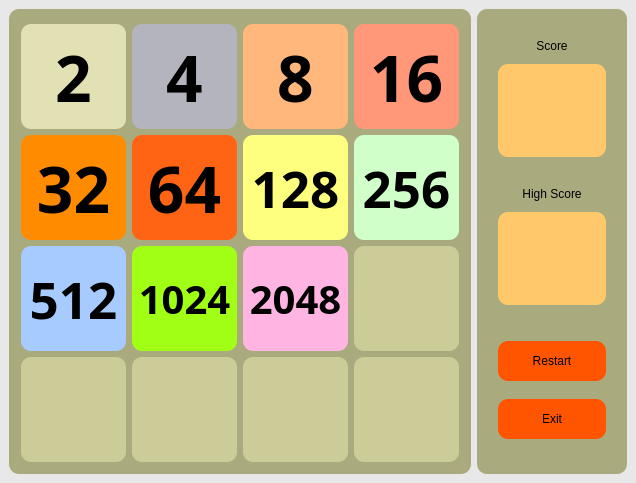
<?xml version="1.0" encoding="UTF-8"?>
<ui version="4.0">
 <class>MainWindow</class>
 <widget class="QMainWindow" name="MainWindow">
  <property name="geometry">
   <rect>
    <x>0</x>
    <y>0</y>
    <width>634</width>
    <height>473</height>
   </rect>
  </property>
  <property name="windowTitle">
   <string>Game 2048</string>
  </property>
  <property name="styleSheet">
   <string notr="true">background-color: rgb(232, 232, 232);</string>
  </property>
  <widget class="QWidget" name="centralwidget">
   <layout class="QHBoxLayout" name="horizontalLayout">
    <item>
     <widget class="QGroupBox" name="groupBox">
      <property name="styleSheet">
       <string notr="true">background-color: rgb(170, 170, 127);
border-radius: 10px;</string>
      </property>
      <property name="title">
       <string/>
      </property>
      <layout class="QGridLayout" name="gridLayout">
       <item row="1" column="0">
        <widget class="QLabel" name="a10">
         <property name="minimumSize">
          <size>
           <width>105</width>
           <height>105</height>
          </size>
         </property>
         <property name="font">
          <font>
           <family>ISOCPEUR</family>
           <pointsize>48</pointsize>
           <weight>75</weight>
           <italic>false</italic>
           <bold>true</bold>
          </font>
         </property>
         <property name="styleSheet">
          <string notr="true">border-radius: 10px;
background-color: rgb(255, 140, 0);
font: 48pt &quot;ISOCPEUR&quot;;
font-weight: 600;</string>
         </property>
         <property name="text">
          <string>32</string>
         </property>
         <property name="alignment">
          <set>Qt::AlignCenter</set>
         </property>
        </widget>
       </item>
       <item row="2" column="2">
        <widget class="QLabel" name="a22">
         <property name="minimumSize">
          <size>
           <width>105</width>
           <height>105</height>
          </size>
         </property>
         <property name="font">
          <font>
           <family>ISOCPEUR</family>
           <pointsize>30</pointsize>
           <weight>75</weight>
           <italic>false</italic>
           <bold>true</bold>
          </font>
         </property>
         <property name="styleSheet">
          <string notr="true">border-radius: 10px;
background-color: rgb(255, 180, 225);
font: 30pt &quot;ISOCPEUR&quot;;
font-weight: 600;</string>
         </property>
         <property name="text">
          <string>2048</string>
         </property>
         <property name="alignment">
          <set>Qt::AlignCenter</set>
         </property>
        </widget>
       </item>
       <item row="0" column="3">
        <widget class="QLabel" name="a03">
         <property name="minimumSize">
          <size>
           <width>105</width>
           <height>105</height>
          </size>
         </property>
         <property name="font">
          <font>
           <family>ISOCPEUR</family>
           <pointsize>48</pointsize>
           <weight>75</weight>
           <italic>false</italic>
           <bold>true</bold>
          </font>
         </property>
         <property name="styleSheet">
          <string notr="true">border-radius: 10px;
background-color: rgb(255, 151, 120);
font: 48pt &quot;ISOCPEUR&quot;;
font-weight: 600;</string>
         </property>
         <property name="text">
          <string>16</string>
         </property>
         <property name="alignment">
          <set>Qt::AlignCenter</set>
         </property>
        </widget>
       </item>
       <item row="0" column="0">
        <widget class="QLabel" name="a00">
         <property name="minimumSize">
          <size>
           <width>105</width>
           <height>105</height>
          </size>
         </property>
         <property name="font">
          <font>
           <family>ISOCPEUR</family>
           <pointsize>48</pointsize>
           <weight>75</weight>
           <italic>false</italic>
           <bold>true</bold>
          </font>
         </property>
         <property name="styleSheet">
          <string notr="true">border-radius: 10px;
background-color: rgb(225, 225, 180);
font: 48pt &quot;ISOCPEUR&quot;;
font-weight: 600;</string>
         </property>
         <property name="text">
          <string>2</string>
         </property>
         <property name="alignment">
          <set>Qt::AlignCenter</set>
         </property>
        </widget>
       </item>
       <item row="0" column="2">
        <widget class="QLabel" name="a02">
         <property name="minimumSize">
          <size>
           <width>105</width>
           <height>105</height>
          </size>
         </property>
         <property name="font">
          <font>
           <family>ISOCPEUR</family>
           <pointsize>48</pointsize>
           <weight>75</weight>
           <italic>false</italic>
           <bold>true</bold>
          </font>
         </property>
         <property name="styleSheet">
          <string notr="true">border-radius: 10px;
background-color:rgb(255, 183, 124);
font: 48pt &quot;ISOCPEUR&quot;;
font-weight: 600;
</string>
         </property>
         <property name="text">
          <string>8</string>
         </property>
         <property name="alignment">
          <set>Qt::AlignCenter</set>
         </property>
        </widget>
       </item>
       <item row="3" column="1">
        <widget class="QLabel" name="a31">
         <property name="minimumSize">
          <size>
           <width>105</width>
           <height>105</height>
          </size>
         </property>
         <property name="font">
          <font>
           <family>ISOCPEUR</family>
           <pointsize>48</pointsize>
           <weight>75</weight>
           <bold>true</bold>
          </font>
         </property>
         <property name="styleSheet">
          <string notr="true">border-radius: 10px;
background-color: rgb(204, 204, 153);</string>
         </property>
         <property name="text">
          <string/>
         </property>
         <property name="alignment">
          <set>Qt::AlignCenter</set>
         </property>
        </widget>
       </item>
       <item row="1" column="3">
        <widget class="QLabel" name="a13">
         <property name="minimumSize">
          <size>
           <width>105</width>
           <height>105</height>
          </size>
         </property>
         <property name="font">
          <font>
           <family>ISOCPEUR</family>
           <pointsize>38</pointsize>
           <weight>75</weight>
           <italic>false</italic>
           <bold>true</bold>
          </font>
         </property>
         <property name="styleSheet">
          <string notr="true">border-radius: 10px;
background-color:rgb(208, 255, 201);
font: 38pt &quot;ISOCPEUR&quot;;
font-weight: 600;</string>
         </property>
         <property name="text">
          <string>256</string>
         </property>
         <property name="alignment">
          <set>Qt::AlignCenter</set>
         </property>
        </widget>
       </item>
       <item row="2" column="1">
        <widget class="QLabel" name="a21">
         <property name="minimumSize">
          <size>
           <width>105</width>
           <height>105</height>
          </size>
         </property>
         <property name="font">
          <font>
           <family>ISOCPEUR</family>
           <pointsize>30</pointsize>
           <weight>75</weight>
           <italic>false</italic>
           <bold>true</bold>
          </font>
         </property>
         <property name="styleSheet">
          <string notr="true">border-radius: 10px;
background-color: rgb(161, 255, 22);
font: 30pt &quot;ISOCPEUR&quot;;
font-weight: 600;</string>
         </property>
         <property name="text">
          <string>1024</string>
         </property>
         <property name="alignment">
          <set>Qt::AlignCenter</set>
         </property>
        </widget>
       </item>
       <item row="2" column="0">
        <widget class="QLabel" name="a20">
         <property name="minimumSize">
          <size>
           <width>105</width>
           <height>105</height>
          </size>
         </property>
         <property name="font">
          <font>
           <family>ISOCPEUR</family>
           <pointsize>38</pointsize>
           <weight>75</weight>
           <italic>false</italic>
           <bold>true</bold>
          </font>
         </property>
         <property name="styleSheet">
          <string notr="true">border-radius: 10px;
background-color: rgb(167, 202, 255);
font: 38pt &quot;ISOCPEUR&quot;;
font-weight: 600;</string>
         </property>
         <property name="text">
          <string>512</string>
         </property>
         <property name="alignment">
          <set>Qt::AlignCenter</set>
         </property>
        </widget>
       </item>
       <item row="2" column="3">
        <widget class="QLabel" name="a23">
         <property name="minimumSize">
          <size>
           <width>105</width>
           <height>105</height>
          </size>
         </property>
         <property name="font">
          <font>
           <family>ISOCPEUR</family>
           <pointsize>48</pointsize>
           <weight>75</weight>
           <bold>true</bold>
          </font>
         </property>
         <property name="styleSheet">
          <string notr="true">border-radius: 10px;
background-color: rgb(204, 204, 153);</string>
         </property>
         <property name="text">
          <string/>
         </property>
         <property name="alignment">
          <set>Qt::AlignCenter</set>
         </property>
        </widget>
       </item>
       <item row="3" column="2">
        <widget class="QLabel" name="a32">
         <property name="minimumSize">
          <size>
           <width>105</width>
           <height>105</height>
          </size>
         </property>
         <property name="font">
          <font>
           <family>ISOCPEUR</family>
           <pointsize>48</pointsize>
           <weight>75</weight>
           <bold>true</bold>
          </font>
         </property>
         <property name="styleSheet">
          <string notr="true">border-radius: 10px;
background-color: rgb(204, 204, 153);</string>
         </property>
         <property name="text">
          <string/>
         </property>
         <property name="alignment">
          <set>Qt::AlignCenter</set>
         </property>
        </widget>
       </item>
       <item row="3" column="0">
        <widget class="QLabel" name="a30">
         <property name="minimumSize">
          <size>
           <width>105</width>
           <height>105</height>
          </size>
         </property>
         <property name="font">
          <font>
           <family>ISOCPEUR</family>
           <pointsize>48</pointsize>
           <weight>75</weight>
           <bold>true</bold>
          </font>
         </property>
         <property name="styleSheet">
          <string notr="true">border-radius: 10px;
background-color: rgb(204, 204, 153);</string>
         </property>
         <property name="text">
          <string/>
         </property>
         <property name="alignment">
          <set>Qt::AlignCenter</set>
         </property>
        </widget>
       </item>
       <item row="1" column="1">
        <widget class="QLabel" name="a11">
         <property name="minimumSize">
          <size>
           <width>105</width>
           <height>105</height>
          </size>
         </property>
         <property name="font">
          <font>
           <family>ISOCPEUR</family>
           <pointsize>48</pointsize>
           <weight>75</weight>
           <italic>false</italic>
           <bold>true</bold>
          </font>
         </property>
         <property name="styleSheet">
          <string notr="true">border-radius: 10px;
background-color: rgb(255, 100, 20);
font: 48pt &quot;ISOCPEUR&quot;;
font-weight: 600;</string>
         </property>
         <property name="text">
          <string>64</string>
         </property>
         <property name="alignment">
          <set>Qt::AlignCenter</set>
         </property>
        </widget>
       </item>
       <item row="1" column="2">
        <widget class="QLabel" name="a12">
         <property name="minimumSize">
          <size>
           <width>105</width>
           <height>105</height>
          </size>
         </property>
         <property name="font">
          <font>
           <family>ISOCPEUR</family>
           <pointsize>38</pointsize>
           <weight>75</weight>
           <italic>false</italic>
           <bold>true</bold>
          </font>
         </property>
         <property name="styleSheet">
          <string notr="true">border-radius: 10px;
background-color: rgb(255, 255, 127);
font: 38pt &quot;ISOCPEUR&quot;;
font-weight: 600;</string>
         </property>
         <property name="text">
          <string>128</string>
         </property>
         <property name="alignment">
          <set>Qt::AlignCenter</set>
         </property>
        </widget>
       </item>
       <item row="0" column="1">
        <widget class="QLabel" name="a01">
         <property name="minimumSize">
          <size>
           <width>105</width>
           <height>105</height>
          </size>
         </property>
         <property name="font">
          <font>
           <family>ISOCPEUR</family>
           <pointsize>48</pointsize>
           <weight>75</weight>
           <italic>false</italic>
           <bold>true</bold>
          </font>
         </property>
         <property name="styleSheet">
          <string notr="true">border-radius: 10px;
background-color: rgb(180, 180, 190);
font: 48pt &quot;ISOCPEUR&quot;;
font-weight: 600;</string>
         </property>
         <property name="text">
          <string>4</string>
         </property>
         <property name="alignment">
          <set>Qt::AlignCenter</set>
         </property>
        </widget>
       </item>
       <item row="3" column="3">
        <widget class="QLabel" name="a33">
         <property name="minimumSize">
          <size>
           <width>105</width>
           <height>105</height>
          </size>
         </property>
         <property name="font">
          <font>
           <family>ISOCPEUR</family>
           <pointsize>48</pointsize>
           <weight>75</weight>
           <bold>true</bold>
          </font>
         </property>
         <property name="styleSheet">
          <string notr="true">border-radius: 10px;
background-color: rgb(204, 204, 153);</string>
         </property>
         <property name="text">
          <string/>
         </property>
         <property name="alignment">
          <set>Qt::AlignCenter</set>
         </property>
        </widget>
       </item>
      </layout>
     </widget>
    </item>
    <item>
     <widget class="QGroupBox" name="groupBox_2">
      <property name="minimumSize">
       <size>
        <width>150</width>
        <height>0</height>
       </size>
      </property>
      <property name="styleSheet">
       <string notr="true">background-color: rgb(170, 170, 127);
border-radius: 10px;</string>
      </property>
      <property name="title">
       <string/>
      </property>
      <layout class="QVBoxLayout" name="verticalLayout">
       <item>
        <widget class="QGroupBox" name="groupBox_6">
         <property name="title">
          <string/>
         </property>
         <layout class="QVBoxLayout" name="verticalLayout_3">
          <item>
           <widget class="QLabel" name="score_label">
            <property name="maximumSize">
             <size>
              <width>16777215</width>
              <height>25</height>
             </size>
            </property>
            <property name="styleSheet">
             <string notr="true">font: 16pt &quot;ISOCPEUR&quot;;</string>
            </property>
            <property name="text">
             <string>Score</string>
            </property>
            <property name="alignment">
             <set>Qt::AlignCenter</set>
            </property>
           </widget>
          </item>
          <item>
           <widget class="QLabel" name="score">
            <property name="minimumSize">
             <size>
              <width>0</width>
              <height>80</height>
             </size>
            </property>
            <property name="font">
             <font>
              <family>ISOCPEUR</family>
              <pointsize>28</pointsize>
              <weight>75</weight>
              <bold>true</bold>
             </font>
            </property>
            <property name="styleSheet">
             <string notr="true">border-radius: 10px;
background-color: rgb(255, 201, 107);</string>
            </property>
            <property name="text">
             <string/>
            </property>
            <property name="alignment">
             <set>Qt::AlignCenter</set>
            </property>
           </widget>
          </item>
         </layout>
        </widget>
       </item>
       <item>
        <widget class="QGroupBox" name="groupBox_3">
         <property name="title">
          <string/>
         </property>
         <layout class="QVBoxLayout" name="verticalLayout_4">
          <item>
           <widget class="QLabel" name="highScore_label">
            <property name="maximumSize">
             <size>
              <width>16777215</width>
              <height>25</height>
             </size>
            </property>
            <property name="styleSheet">
             <string notr="true">font: 16pt &quot;ISOCPEUR&quot;;</string>
            </property>
            <property name="text">
             <string>High Score</string>
            </property>
            <property name="alignment">
             <set>Qt::AlignCenter</set>
            </property>
           </widget>
          </item>
          <item>
           <widget class="QLabel" name="highScore">
            <property name="minimumSize">
             <size>
              <width>0</width>
              <height>80</height>
             </size>
            </property>
            <property name="font">
             <font>
              <family>ISOCPEUR</family>
              <pointsize>28</pointsize>
              <weight>75</weight>
              <bold>true</bold>
             </font>
            </property>
            <property name="styleSheet">
             <string notr="true">border-radius: 10px;
background-color: rgb(255, 201, 107);</string>
            </property>
            <property name="text">
             <string/>
            </property>
            <property name="alignment">
             <set>Qt::AlignCenter</set>
            </property>
           </widget>
          </item>
         </layout>
        </widget>
       </item>
       <item>
        <widget class="QGroupBox" name="groupBox_5">
         <property name="title">
          <string/>
         </property>
         <layout class="QVBoxLayout" name="verticalLayout_2">
          <item>
           <widget class="QPushButton" name="Restart">
            <property name="minimumSize">
             <size>
              <width>0</width>
              <height>40</height>
             </size>
            </property>
            <property name="styleSheet">
             <string notr="true">border-radius: 10px;
font: italic 12pt &quot;ISOCPEUR&quot;;
background-color: rgb(255, 85, 0);</string>
            </property>
            <property name="text">
             <string>Restart</string>
            </property>
            <property name="checkable">
             <bool>false</bool>
            </property>
           </widget>
          </item>
          <item>
           <widget class="QPushButton" name="Exit">
            <property name="minimumSize">
             <size>
              <width>0</width>
              <height>40</height>
             </size>
            </property>
            <property name="styleSheet">
             <string notr="true">border-radius: 10px;
font: italic 12pt &quot;ISOCPEUR&quot;;
background-color: rgb(255, 85, 0);</string>
            </property>
            <property name="text">
             <string>Exit</string>
            </property>
            <property name="checkable">
             <bool>false</bool>
            </property>
           </widget>
          </item>
         </layout>
        </widget>
       </item>
      </layout>
     </widget>
    </item>
   </layout>
  </widget>
 </widget>
 <resources/>
 <connections>
  <connection>
   <sender>Exit</sender>
   <signal>clicked()</signal>
   <receiver>MainWindow</receiver>
   <slot>close()</slot>
   <hints>
    <hint type="sourcelabel">
     <x>575</x>
     <y>431</y>
    </hint>
    <hint type="destinationlabel">
     <x>476</x>
     <y>468</y>
    </hint>
   </hints>
  </connection>
 </connections>
</ui>
